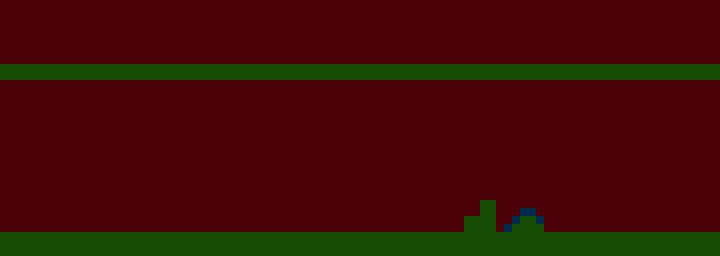

A 2D game scene composited from a Tiled map and its tileset images. What follows is a short description and the map's XML, with every tile layer's data as written:
An orthogonal 90x32 tile map with 8x8 px tiles, 1 tile layer (Tile Layer 1).

<map version="1.10" tiledversion="1.10.1" orientation="orthogonal" renderorder="right-down" width="90" height="32" tilewidth="8" tileheight="8" infinite="0" nextlayerid="5" nextobjectid="1">
 <tileset firstgid="1" source="Texture/b.tsx" />
 <layer id="4" name="Tile Layer 1" width="90" height="32" opacity="0.3">
  <data encoding="csv">
1,1,1,1,1,1,1,1,1,1,1,1,1,1,1,1,1,1,1,1,1,1,1,1,1,1,1,1,1,1,1,1,1,1,1,1,1,1,1,1,1,1,1,1,1,1,1,1,1,1,1,1,1,1,1,1,1,1,1,1,1,1,1,1,1,1,1,1,1,1,1,1,1,1,1,1,1,1,1,1,1,1,1,1,1,1,1,1,1,1,
1,1,1,1,1,1,1,1,1,1,1,1,1,1,1,1,1,1,1,1,1,1,1,1,1,1,1,1,1,1,1,1,1,1,1,1,1,1,1,1,1,1,1,1,1,1,1,1,1,1,1,1,1,1,1,1,1,1,1,1,1,1,1,1,1,1,1,1,1,1,1,1,1,1,1,1,1,1,1,1,1,1,1,1,1,1,1,1,1,1,
1,1,1,1,1,1,1,1,1,1,1,1,1,1,1,1,1,1,1,1,1,1,1,1,1,1,1,1,1,1,1,1,1,1,1,1,1,1,1,1,1,1,1,1,1,1,1,1,1,1,1,1,1,1,1,1,1,1,1,1,1,1,1,1,1,1,1,1,1,1,1,1,1,1,1,1,1,1,1,1,1,1,1,1,1,1,1,1,1,1,
1,1,1,1,1,1,1,1,1,1,1,1,1,1,1,1,1,1,1,1,1,1,1,1,1,1,1,1,1,1,1,1,1,1,1,1,1,1,1,1,1,1,1,1,1,1,1,1,1,1,1,1,1,1,1,1,1,1,1,1,1,1,1,1,1,1,1,1,1,1,1,1,1,1,1,1,1,1,1,1,1,1,1,1,1,1,1,1,1,1,
1,1,1,1,1,1,1,1,1,1,1,1,1,1,1,1,1,1,1,1,1,1,1,1,1,1,1,1,1,1,1,1,1,1,1,1,1,1,1,1,1,1,1,1,1,1,1,1,1,1,1,1,1,1,1,1,1,1,1,1,1,1,1,1,1,1,1,1,1,1,1,1,1,1,1,1,1,1,1,1,1,1,1,1,1,1,1,1,1,1,
1,1,1,1,1,1,1,1,1,1,1,1,1,1,1,1,1,1,1,1,1,1,1,1,1,1,1,1,1,1,1,1,1,1,1,1,1,1,1,1,1,1,1,1,1,1,1,1,1,1,1,1,1,1,1,1,1,1,1,1,1,1,1,1,1,1,1,1,1,1,1,1,1,1,1,1,1,1,1,1,1,1,1,1,1,1,1,1,1,1,
1,1,1,1,1,1,1,1,1,1,1,1,1,1,1,1,1,1,1,1,1,1,1,1,1,1,1,1,1,1,1,1,1,1,1,1,1,1,1,1,1,1,1,1,1,1,1,1,1,1,1,1,1,1,1,1,1,1,1,1,1,1,1,1,1,1,1,1,1,1,1,1,1,1,1,1,1,1,1,1,1,1,1,1,1,1,1,1,1,1,
1,1,1,1,1,1,1,1,1,1,1,1,1,1,1,1,1,1,1,1,1,1,1,1,1,1,1,1,1,1,1,1,1,1,1,1,1,1,1,1,1,1,1,1,1,1,1,1,1,1,1,1,1,1,1,1,1,1,1,1,1,1,1,1,1,1,1,1,1,1,1,1,1,1,1,1,1,1,1,1,1,1,1,1,1,1,1,1,1,1,
2,2,2,2,2,2,2,2,2,2,2,2,2,2,2,2,2,2,2,2,2,2,2,2,2,2,2,2,2,2,2,2,2,2,2,2,2,2,2,2,2,2,2,2,2,2,2,2,2,2,2,2,2,2,2,2,2,2,2,2,2,2,2,2,2,2,2,2,2,2,2,2,2,2,2,2,2,2,2,2,2,2,2,2,2,2,2,2,2,2,
2,2,2,2,2,2,2,2,2,2,2,2,2,2,2,2,2,2,2,2,2,2,2,2,2,2,2,2,2,2,2,2,2,2,2,2,2,2,2,2,2,2,2,2,2,2,2,2,2,2,2,2,2,2,2,2,2,2,2,2,2,2,2,2,2,2,2,2,2,2,2,2,2,2,2,2,2,2,2,2,2,2,2,2,2,2,2,2,2,2,
1,1,1,1,1,1,1,1,1,1,1,1,1,1,1,1,1,1,1,1,1,1,1,1,1,1,1,1,1,1,1,1,1,1,1,1,1,1,1,1,1,1,1,1,1,1,1,1,1,1,1,1,1,1,1,1,1,1,1,1,1,1,1,1,1,1,1,1,1,1,1,1,1,1,1,1,1,1,1,1,1,1,1,1,1,1,1,1,1,1,
1,1,1,1,1,1,1,1,1,1,1,1,1,1,1,1,1,1,1,1,1,1,1,1,1,1,1,1,1,1,1,1,1,1,1,1,1,1,1,1,1,1,1,1,1,1,1,1,1,1,1,1,1,1,1,1,1,1,1,1,1,1,1,1,1,1,1,1,1,1,1,1,1,1,1,1,1,1,1,1,1,1,1,1,1,1,1,1,1,1,
1,1,1,1,1,1,1,1,1,1,1,1,1,1,1,1,1,1,1,1,1,1,1,1,1,1,1,1,1,1,1,1,1,1,1,1,1,1,1,1,1,1,1,1,1,1,1,1,1,1,1,1,1,1,1,1,1,1,1,1,1,1,1,1,1,1,1,1,1,1,1,1,1,1,1,1,1,1,1,1,1,1,1,1,1,1,1,1,1,1,
1,1,1,1,1,1,1,1,1,1,1,1,1,1,1,1,1,1,1,1,1,1,1,1,1,1,1,1,1,1,1,1,1,1,1,1,1,1,1,1,1,1,1,1,1,1,1,1,1,1,1,1,1,1,1,1,1,1,1,1,1,1,1,1,1,1,1,1,1,1,1,1,1,1,1,1,1,1,1,1,1,1,1,1,1,1,1,1,1,1,
1,1,1,1,1,1,1,1,1,1,1,1,1,1,1,1,1,1,1,1,1,1,1,1,1,1,1,1,1,1,1,1,1,1,1,1,1,1,1,1,1,1,1,1,1,1,1,1,1,1,1,1,1,1,1,1,1,1,1,1,1,1,1,1,1,1,1,1,1,1,1,1,1,1,1,1,1,1,1,1,1,1,1,1,1,1,1,1,1,1,
1,1,1,1,1,1,1,1,1,1,1,1,1,1,1,1,1,1,1,1,1,1,1,1,1,1,1,1,1,1,1,1,1,1,1,1,1,1,1,1,1,1,1,1,1,1,1,1,1,1,1,1,1,1,1,1,1,1,1,1,1,1,1,1,1,1,1,1,1,1,1,1,1,1,1,1,1,1,1,1,1,1,1,1,1,1,1,1,1,1,
1,1,1,1,1,1,1,1,1,1,1,1,1,1,1,1,1,1,1,1,1,1,1,1,1,1,1,1,1,1,1,1,1,1,1,1,1,1,1,1,1,1,1,1,1,1,1,1,1,1,1,1,1,1,1,1,1,1,1,1,1,1,1,1,1,1,1,1,1,1,1,1,1,1,1,1,1,1,1,1,1,1,1,1,1,1,1,1,1,1,
1,1,1,1,1,1,1,1,1,1,1,1,1,1,1,1,1,1,1,1,1,1,1,1,1,1,1,1,1,1,1,1,1,1,1,1,1,1,1,1,1,1,1,1,1,1,1,1,1,1,1,1,1,1,1,1,1,1,1,1,1,1,1,1,1,1,1,1,1,1,1,1,1,1,1,1,1,1,1,1,1,1,1,1,1,1,1,1,1,1,
1,1,1,1,1,1,1,1,1,1,1,1,1,1,1,1,1,1,1,1,1,1,1,1,1,1,1,1,1,1,1,1,1,1,1,1,1,1,1,1,1,1,1,1,1,1,1,1,1,1,1,1,1,1,1,1,1,1,1,1,1,1,1,1,1,1,1,1,1,1,1,1,1,1,1,1,1,1,1,1,1,1,1,1,1,1,1,1,1,1,
1,1,1,1,1,1,1,1,1,1,1,1,1,1,1,1,1,1,1,1,1,1,1,1,1,1,1,1,1,1,1,1,1,1,1,1,1,1,1,1,1,1,1,1,1,1,1,1,1,1,1,1,1,1,1,1,1,1,1,1,1,1,1,1,1,1,1,1,1,1,1,1,1,1,1,1,1,1,1,1,1,1,1,1,1,1,1,1,1,1,
1,1,1,1,1,1,1,1,1,1,1,1,1,1,1,1,1,1,1,1,1,1,1,1,1,1,1,1,1,1,1,1,1,1,1,1,1,1,1,1,1,1,1,1,1,1,1,1,1,1,1,1,1,1,1,1,1,1,1,1,1,1,1,1,1,1,1,1,1,1,1,1,1,1,1,1,1,1,1,1,1,1,1,1,1,1,1,1,1,1,
1,1,1,1,1,1,1,1,1,1,1,1,1,1,1,1,1,1,1,1,1,1,1,1,1,1,1,1,1,1,1,1,1,1,1,1,1,1,1,1,1,1,1,1,1,1,1,1,1,1,1,1,1,1,1,1,1,1,1,1,1,1,1,1,1,1,1,1,1,1,1,1,1,1,1,1,1,1,1,1,1,1,1,1,1,1,1,1,1,1,
1,1,1,1,1,1,1,1,1,1,1,1,1,1,1,1,1,1,1,1,1,1,1,1,1,1,1,1,1,1,1,1,1,1,1,1,1,1,1,1,1,1,1,1,1,1,1,1,1,1,1,1,1,1,1,1,1,1,1,1,1,1,1,1,1,1,1,1,1,1,1,1,1,1,1,1,1,1,1,1,1,1,1,1,1,1,1,1,1,1,
1,1,1,1,1,1,1,1,1,1,1,1,1,1,1,1,1,1,1,1,1,1,1,1,1,1,1,1,1,1,1,1,1,1,1,1,1,1,1,1,1,1,1,1,1,1,1,1,1,1,1,1,1,1,1,1,1,1,1,1,1,1,1,1,1,1,1,1,1,1,1,1,1,1,1,1,1,1,1,1,1,1,1,1,1,1,1,1,1,1,
1,1,1,1,1,1,1,1,1,1,1,1,1,1,1,1,1,1,1,1,1,1,1,1,1,1,1,1,1,1,1,1,1,1,1,1,1,1,1,1,1,1,1,1,1,1,1,1,1,1,1,1,1,1,1,1,1,1,1,1,1,1,1,1,1,1,1,1,1,1,1,1,1,1,1,1,1,1,1,1,1,1,1,1,1,1,1,1,1,1,
1,1,1,1,1,1,1,1,1,1,1,1,1,1,1,1,1,1,1,1,1,1,1,1,1,1,1,1,1,1,1,1,1,1,1,1,1,1,1,1,1,1,1,1,1,1,1,1,1,1,1,1,1,1,1,1,1,1,1,1,2,2,1,1,1,1,1,1,1,1,1,1,1,1,1,1,1,1,1,1,1,1,1,1,1,1,1,1,1,1,
1,1,1,1,1,1,1,1,1,1,1,1,1,1,1,1,1,1,1,1,1,1,1,1,1,1,1,1,1,1,1,1,1,1,1,1,1,1,1,1,1,1,1,1,1,1,1,1,1,1,1,1,1,1,1,1,1,1,1,1,2,2,1,1,1,3,3,1,1,1,1,1,1,1,1,1,1,1,1,1,1,1,1,1,1,1,1,1,1,1,
1,1,1,1,1,1,1,1,1,1,1,1,1,1,1,1,1,1,1,1,1,1,1,1,1,1,1,1,1,1,1,1,1,1,1,1,1,1,1,1,1,1,1,1,1,1,1,1,1,1,1,1,1,1,1,1,1,1,2,2,2,2,1,1,3,2,2,3,1,1,1,1,1,1,1,1,1,1,1,1,1,1,1,1,1,1,1,1,1,1,
1,1,1,1,1,1,1,1,1,1,1,1,1,1,1,1,1,1,1,1,1,1,1,1,1,1,1,1,1,1,1,1,1,1,1,1,1,1,1,1,1,1,1,1,1,1,1,1,1,1,1,1,1,1,1,1,1,1,2,2,2,2,1,3,2,2,2,2,1,1,1,1,1,1,1,1,1,1,1,1,1,1,1,1,1,1,1,1,1,1,
2,2,2,2,2,2,2,2,2,2,2,2,2,2,2,2,2,2,2,2,2,2,2,2,2,2,2,2,2,2,2,2,2,2,2,2,2,2,2,2,2,2,2,2,2,2,2,2,2,2,2,2,2,2,2,2,2,2,2,2,2,2,2,2,2,2,2,2,2,2,2,2,2,2,2,2,2,2,2,2,2,2,2,2,2,2,2,2,2,2,
2,2,2,2,2,2,2,2,2,2,2,2,2,2,2,2,2,2,2,2,2,2,2,2,2,2,2,2,2,2,2,2,2,2,2,2,2,2,2,2,2,2,2,2,2,2,2,2,2,2,2,2,2,2,2,2,2,2,2,2,2,2,2,2,2,2,2,2,2,2,2,2,2,2,2,2,2,2,2,2,2,2,2,2,2,2,2,2,2,2,
2,2,2,2,2,2,2,2,2,2,2,2,2,2,2,2,2,2,2,2,2,2,2,2,2,2,2,2,2,2,2,2,2,2,2,2,2,2,2,2,2,2,2,2,2,2,2,2,2,2,2,2,2,2,2,2,2,2,2,2,2,2,2,2,2,2,2,2,2,2,2,2,2,2,2,2,2,2,2,2,2,2,2,2,2,2,2,2,2,2
</data>
 </layer>
</map>
